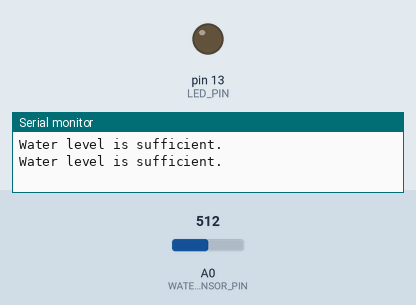
A sketch run on a simulated Arduino Uno, built with avr-gcc and run on an emulated ATmega328P. On the bench: output pins drawn as LEDs (lit = HIGH), the last lines printed to the serial monitor. The inputs (shaded band) are chosen by the test bench; at power-on: A0 (WATER_SENSOR_PIN) = 512.

Above: at 1.8 s.
1.9 s: A0 (WATER_SENSOR_PIN) set to 493
At 2.6 s:
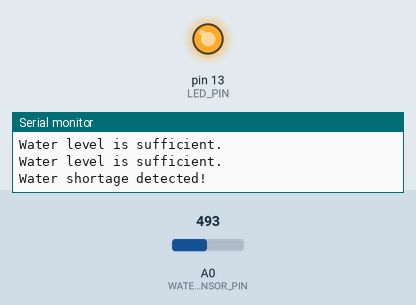
3.5 s: A0 (WATER_SENSOR_PIN) set to 510
At 5.2 s:
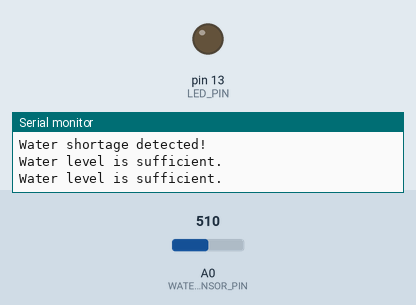
5.5 s: A0 (WATER_SENSOR_PIN) set to 490
At 6.9 s:
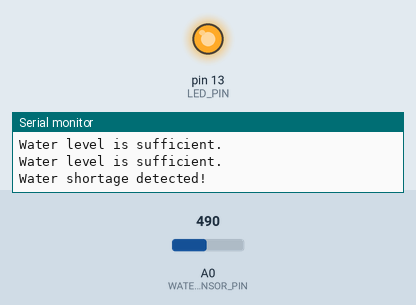
Timing chart, 0 to 8.5 s (numbered marks = the images above; inputs shaded):
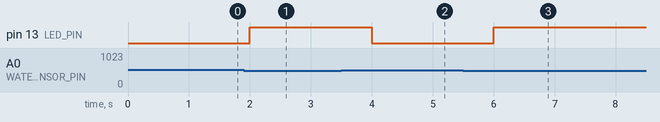

Measured:
- the behaviour switches between 500 and 499 on A0 (WATER_SENSOR_PIN) (found by bisection; images 0 and 1)
- after the input at 1.9 s, pin 13 (LED_PIN): LOW → HIGH after 0.10 s
- after the input at 3.5 s, pin 13 (LED_PIN): HIGH → LOW after 0.50 s
- after the input at 5.5 s, pin 13 (LED_PIN): LOW → HIGH after 0.50 s

The sketch:

WaterShortageDetector.ino
```cpp
// WaterShortageDetector - A water shortage detection system using Arduino
// Author: diegoPaladino
// Date: 2024-05-28

#define WATER_SENSOR_PIN A0  // Analog pin for water level sensor
#define LED_PIN 13           // Digital pin for LED indicator

void setup() {
  pinMode(WATER_SENSOR_PIN, INPUT);
  pinMode(LED_PIN, OUTPUT);
  Serial.begin(9600);
}

void loop() {
  int waterLevel = analogRead(WATER_SENSOR_PIN);

  if (waterLevel < 500) { // Threshold for water shortage
    digitalWrite(LED_PIN, HIGH); // Turn on LED to indicate water shortage
    Serial.println("Water shortage detected!");
  } else {
    digitalWrite(LED_PIN, LOW); // Turn off LED when water is sufficient
    Serial.println("Water level is sufficient.");
  }

  delay(1000); // Wait for 1 second before next reading
}
```
